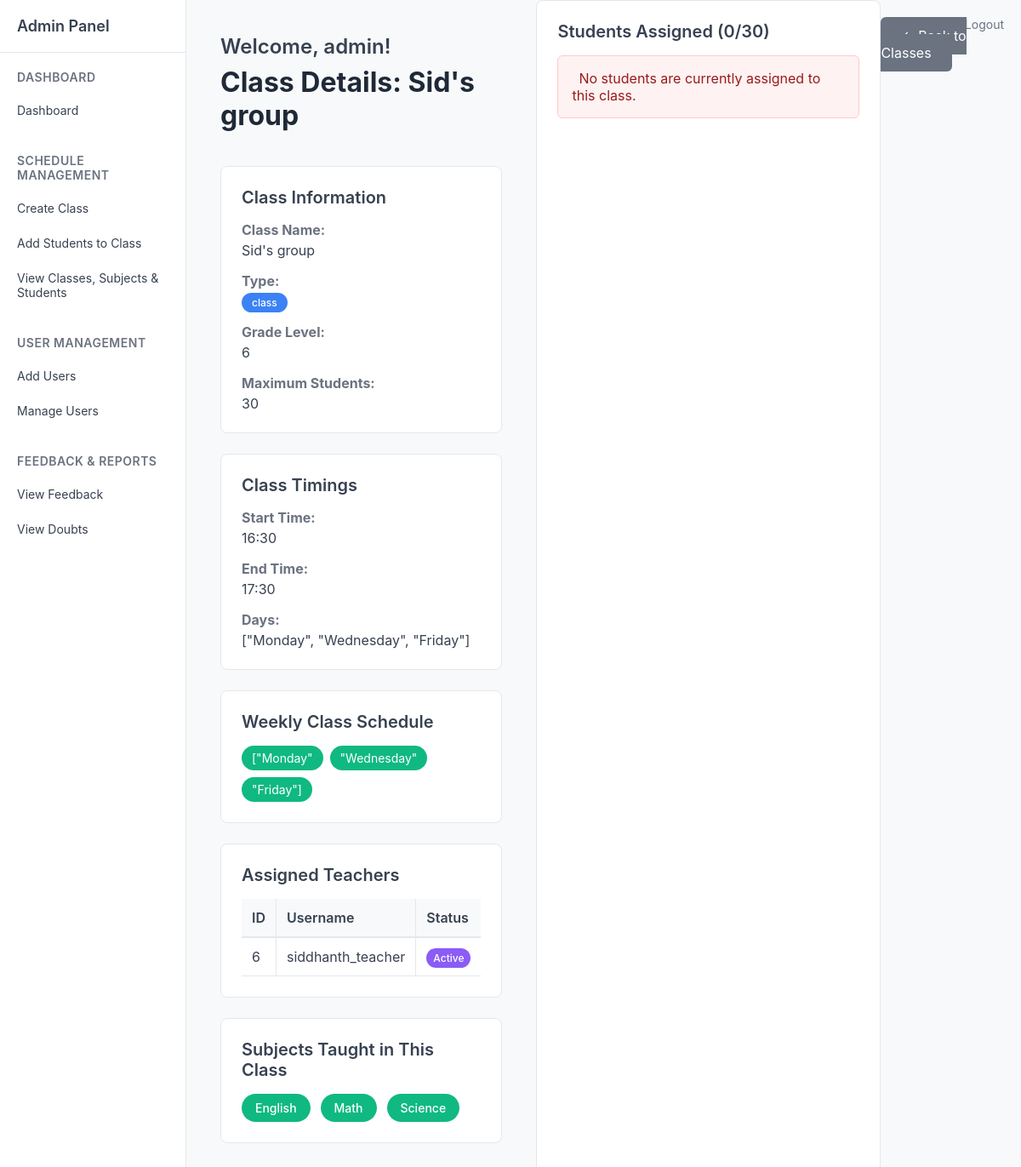
Screenshot of /admin/view_class/3 (signed in) with the database file from the repository.
### tables this page shows
CREATE TABLE classes (
            id INTEGER PRIMARY KEY AUTOINCREMENT,
            name TEXT NOT NULL,
            type TEXT DEFAULT 'regular',
            description TEXT,
            grade_level TEXT,
            section TEXT,
            schedule_days TEXT,
            schedule_time_start TEXT,
            schedule_time_end TEXT,
            schedule_pdf_path TEXT,
            room_number TEXT,
            max_students INTEGER DEFAULT 30,
            status TEXT DEFAULT 'active',
            created_by INTEGER,
            created_on DATETIME DEFAULT CURRENT_TIMESTAMP,
            updated_by INTEGER,
            updated_on DATETIME,
            FOREIGN KEY (created_by) REFERENCES users(id),
            FOREIGN KEY (updated_by) REFERENCES users(id)
        );

CREATE TABLE users (
            id INTEGER PRIMARY KEY AUTOINCREMENT,
            username TEXT UNIQUE NOT NULL,
            password TEXT NOT NULL,
            role TEXT NOT NULL DEFAULT 'student',
            email TEXT,
            name TEXT,
            phone TEXT,
            address TEXT,
            created_by INTEGER,
            created_on DATETIME DEFAULT CURRENT_TIMESTAMP,
            updated_by INTEGER,
            updated_on DATETIME,
            FOREIGN KEY (created_by) REFERENCES users(id)
        );

### routes/admin.py (the view)
@admin_bp.route('/view_class/<int:class_id>')
def view_class(class_id):
    if 'role' not in session or session['role'] != 'admin':
        return redirect(url_for('auth.login'))
    conn = get_db()
    cur = conn.cursor()
    cur.execute('SELECT * FROM classes WHERE id = ?', (class_id,))
    class_info = cur.fetchone()
    if not class_info:
        flash('Class not found!', 'error')
        return redirect(url_for('admin.view_classes'))
    cur.execute('''
        SELECT u.id, u.username
        FROM users u
        JOIN student_class_map scm ON u.id = scm.student_id
        WHERE scm.class_id = ?
        ORDER BY u.username
    ''', (class_id,))
    students = cur.fetchall()
    cur.execute('''
        SELECT u.id, u.username
        FROM users u
        JOIN teacher_class_map tcm ON u.id = tcm.teacher_id
        WHERE tcm.class_id = ?
        ORDER BY u.username
    ''', (class_id,))
    teachers = cur.fetchall()
    cur.execute('''
        SELECT DISTINCT ss.subject_name
        FROM student_subjects ss
        JOIN student_class_map scm ON ss.student_id = scm.student_id
        WHERE scm.class_id = ? AND scm.status = 'active'
        UNION
        SELECT DISTINCT ts.subject_name
        FROM teacher_subjects ts
        JOIN teacher_class_map tcm ON ts.teacher_id = tcm.teacher_id
        WHERE tcm.class_id = ?
        ORDER BY subject_name
    ''', (class_id, class_id))
    subjects_data = cur.fetchall()
    subjects = [{'name': row[0]} for row in subjects_data]
    conn.close()
    return render_template('admin/view_class.html',
                         class_info=class_info,
                         students=students,
                         teachers=teachers,
                         subjects=subjects)

### routes/admin.py (called while the page is built)
def get_db():
    return sqlite3.connect('users.db')

### templates/admin/view_class.html (shortened to what this page needs)
{% extends 'admin/sidebar.html' %}
{% block content %}
<div class="welcome-text">Welcome, admin!</div>
<div class="page-title">Class Details: {{ class_info[1] if class_info else 'Unknown Class' }}</div>
<div style="background-color: white; border: 1px solid #e5e7eb; border-radius: 8px; padding: 24px; margin-bottom: 24px;">
    <h3 style="margin-top: 0; margin-bottom: 16px; color: #374151; font-size: 20px; font-weight: 600;">Class Information</h3>
    <div style="display: grid; grid-template-columns: repeat(auto-fit, minmax(200px, 1fr)); gap: 16px;">
        <div>
            <strong style="color: #6b7280;">Class Name:</strong>
            <div style="margin-top: 4px; color: #374151;">{{ class_info[1] if class_info else 'N/A' }}</div>
        </div>
        <div>
            <strong style="color: #6b7280;">Type:</strong>
            <div style="margin-top: 4px;">
                <span style="background-color: #3b82f6; color: white; padding: 4px 12px; border-radius: 12px; font-size: 12px; font-weight: 500;">{{ class_info[2] if class_info and class_info[2] else 'regular' }}</span>
            </div>
        </div>
        <div>
            <strong style="color: #6b7280;">Grade Level:</strong>
            <div style="margin-top: 4px; color: #374151;">{{ class_info[4] if class_info and class_info[4] else 'N/A' }}</div>
        </div>
        <div>
            <strong style="color: #6b7280;">Maximum Students:</strong>
            <div style="margin-top: 4px; color: #374151;">{{ class_info[11] if class_info and class_info[11] else '30' }}</div>
        </div>
    </div>
</div>
<div style="background-color: white; border: 1px solid #e5e7eb; border-radius: 8px; padding: 24px; margin-bottom: 24px;">
    <h3 style="margin-top: 0; margin-bottom: 16px; color: #374151; font-size: 20px; font-weight: 600;">Class Timings</h3>
    <div style="display: grid; grid-template-columns: repeat(auto-fit, minmax(150px, 1fr)); gap: 16px;">
        <div>
            <strong style="color: #6b7280;">Start Time:</strong>
            <div style="margin-top: 4px; color: #374151;">{{ class_info[7] if class_info and class_info[7] else 'Not set' }}</div>
        </div>
        <div>
            <strong style="color: #6b7280;">End Time:</strong>
            <div style="margin-top: 4px; color: #374151;">{{ class_info[8] if class_info and class_info[8] else 'Not set' }}</div>
        </div>
        <div>
            <strong style="color: #6b7280;">Days:</strong>
            <div style="margin-top: 4px; color: #374151;">{{ class_info[6] if class_info and class_info[6] else 'Not set' }}</div>
        </div>
    </div>
</div>
<div style="background-color: white; border: 1px solid #e5e7eb; border-radius: 8px; padding: 24px; margin-bottom: 24px;">
    <h3 style="margin-top: 0; margin-bottom: 16px; color: #374151; font-size: 20px; font-weight: 600;">Weekly Class Schedule</h3>
    {% if class_info and class_info[6] %}
        <div style="display: flex; gap: 8px; flex-wrap: wrap;">
            {% set days = class_info[6].split(',') if class_info[6] else [] %}
            {% for day in days %}
                <span style="background-color: #10b981; color: white; padding: 6px 12px; border-radius: 16px; font-size: 14px;">{{ day.strip() }}</span>
            {% endfor %}
        </div>
    {% else %}
        <div style="background-color: #fef2f2; border: 1px solid #fecaca; border-radius: 6px; padding: 16px; color: #991b1b;">
            <i class="bi bi-info-circle" style="margin-right: 8px;"></i>
            No schedule days have been set for this class.
        </div>
    {% endif %}
</div>
<div style="background-color: white; border: 1px solid #e5e7eb; border-radius: 8px; padding: 24px; margin-bottom: 24px;">
    <h3 style="margin-top: 0; margin-bottom: 16px; color: #374151; font-size: 20px; font-weight: 600;">Assigned Teachers</h3>
    {% if teachers %}
    <div style="overflow-x: auto;">
        <table style="width: 100%; border-collapse: collapse;">
            <thead>
                <tr style="background-color: #f8f9fa; border-bottom: 2px solid #e5e7eb;">
                    <th style="padding: 12px; text-align: left; font-weight: 600; color: #374151; border-right: 1px solid #e5e7eb;">ID</th>
                    <th style="padding: 12px; text-align: left; font-weight: 600; color: #374151; border-right: 1px solid #e5e7eb;">Username</th>
                    <th style="padding: 12px; text-align: left; font-weight: 600; color: #374151;">Status</th>
                </tr>
            </thead>
            <tbody>
                {% for teacher in teachers %}
                <tr style="border-bottom: 1px solid #e5e7eb;">
                    <td style="padding: 12px; color: #374151; border-right: 1px solid #e5e7eb;">{{ teacher[0] }}</td>
                    <td style="padding: 12px; color: #374151; border-right: 1px solid #e5e7eb;">{{ teacher[1] }}</td>
                    <td style="padding: 12px; color: #374151;">
                        <span style="background-color: #8b5cf6; color: white; padding: 4px 8px; border-radius: 12px; font-size: 12px; font-weight: 500;">Active</span>
                    </td>
                </tr>
                {% endfor %}
            </tbody>
        </table>
    </div>
    {% else %}
    <div style="background-color: #fef2f2; border: 1px solid #fecaca; border-radius: 6px; padding: 16px; color: #991b1b;">
        <i class="bi bi-info-circle" style="margin-right: 8px;"></i>
        No teachers are currently assigned to this class.
    </div>
    {% endif %}
</div>
<div style="background-color: white; border: 1px solid #e5e7eb; border-radius: 8px; padding: 24px; margin-bottom: 24px;">
    <h3 style="margin-top: 0; margin-bottom: 16px; color: #374151; font-size: 20px; font-weight: 600;">Subjects Taught in This Class</h3>
    {% if subjects %}
    <div style="display: flex; flex-wrap: wrap; gap: 12px;">
        {% for subject in subjects %}
        <span style="background-color: #10b981; color: white; padding: 8px 16px; border-radius: 20px; font-size: 14px; font-weight: 500;">{{ subject.name }}</span>
        {% endfor %}
    </div>
    {% endif %}
</div>
</div>
<div style="background-color: white; border: 1px solid #e5e7eb; border-radius: 8px; padding: 24px; margin-bottom: 24px;">
    <h3 style="margin-top: 0; margin-bottom: 16px; color: #374151; font-size: 20px; font-weight: 600;">Students Assigned ({{ students|length }}/{{ class_info[11] if class_info and class_info[11] else '30' }})</h3>
    {% if students %}
    <div style="overflow-x: auto;">
        <table style="width: 100%; border-collapse: collapse;">
            <thead>
                <tr style="background-color: #f8f9fa; border-bottom: 2px solid #e5e7eb;">
                    <th style="padding: 12px; text-align: left; font-weight: 600; color: #374151; border-right: 1px solid #e5e7eb;">ID</th>
                    <th style="padding: 12px; text-align: left; font-weight: 600; color: #374151; border-right: 1px solid #e5e7eb;">Username</th>
                    <th style="padding: 12px; text-align: left; font-weight: 600; color: #374151;">Status</th>
                </tr>
            </thead>
            <tbody>
                {% for student in students %}
                <tr style="border-bottom: 1px solid #e5e7eb;">
                    <td style="padding: 12px; color: #374151; border-right: 1px solid #e5e7eb;">{{ student[0] }}</td>
                    <td style="padding: 12px; color: #374151; border-right: 1px solid #e5e7eb;">{{ student[1] }}</td>
                    <td style="padding: 12px; color: #374151;">
                        <span style="background-color: #10b981; color: white; padding: 4px 8px; border-radius: 12px; font-size: 12px; font-weight: 500;">Active</span>
                    </td>
                </tr>
                {% endfor %}
            </tbody>
        </table>
    </div>
    {% else %}
    <div style="background-color: #fef2f2; border: 1px solid #fecaca; border-radius: 6px; padding: 16px; color: #991b1b;">
        No students are currently assigned to this class.
    </div>
    {% endif %}
</div>
<div style="margin-top: 32px;">
    <a href="{{ url_for('admin.view_classes') }}" style="background-color: #6b7280; color: white; padding: 12px 24px; border-radius: 6px; text-decoration: none; font-size: 16px;">
        ← Back to Classes
    </a>
</div>
{% endblock %}

### templates/admin/sidebar.html (style rules this page uses)
* { margin: 0; padding: 0; box-sizing: border-box; }
body { font-family: -apple-system, BlinkMacSystemFont, 'Segoe UI', Roboto, sans-serif; background-color: #f8f9fa; color: #333; }
.welcome-text { font-size: 24px; font-weight: 600; color: #374151; margin-bottom: 8px; }
.page-title { font-size: 32px; font-weight: 700; color: #1f2937; margin-bottom: 40px; }

### rows the page displays
classes: name "Sid's group", type "class", grade_level "6", max_students "30", schedule_time_start "16:30", schedule_time_end "17:30", schedule_days "[\"Monday\", \"Wednesday\", \"Friday\"]"
users: id "6", username "siddhanth_teacher"

### other values shown
{{ day.strip() }} "[\"Monday\"" "\"Wednesday\"" "\"Friday\"]"
{{ subject.name }} "English" "Math" "Science"
{{ students|length }} "0"
